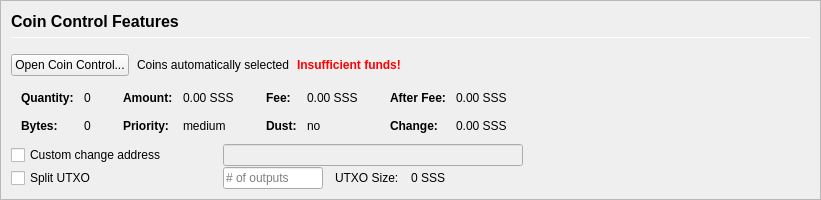
         <widget class="QFrame" name="frameCoinControl">
          <property name="sizePolicy">
           <sizepolicy hsizetype="Expanding" vsizetype="Expanding">
            <horstretch>0</horstretch>
            <verstretch>0</verstretch>
           </sizepolicy>
          </property>
          <property name="maximumSize">
           <size>
            <width>16777215</width>
            <height>16777215</height>
           </size>
          </property>
          <property name="frameShape">
           <enum>QFrame::StyledPanel</enum>
          </property>
          <property name="frameShadow">
           <enum>QFrame::Sunken</enum>
          </property>
          <layout class="QVBoxLayout" name="verticalLayoutCoinControl2">
           <property name="spacing">
            <number>0</number>
           </property>
           <property name="leftMargin">
            <number>0</number>
           </property>
           <property name="topMargin">
            <number>0</number>
           </property>
           <property name="rightMargin">
            <number>0</number>
           </property>
           <property name="bottomMargin">
            <number>0</number>
           </property>
           <item>
            <widget class="QFrame" name="frameCoinControl_BG">
             <layout class="QVBoxLayout" name="verticalLayoutCoinControl" stretch="0,0,0,0,0,0">
              <property name="spacing">
               <number>1</number>
              </property>
              <property name="leftMargin">
               <number>10</number>
              </property>
              <property name="topMargin">
               <number>10</number>
              </property>
              <item>
               <layout class="QHBoxLayout" name="horizontalLayoutCoinControl1">
                <property name="bottomMargin">
                 <number>15</number>
                </property>
                <item>
                 <layout class="QVBoxLayout" name="verticalLayout_3">
                  <property name="spacing">
                   <number>6</number>
                  </property>
                  <item>
                   <widget class="QLabel" name="labelCoinControlFeatures">
                    <property name="sizePolicy">
                     <sizepolicy hsizetype="Preferred" vsizetype="Maximum">
                      <horstretch>0</horstretch>
                      <verstretch>0</verstretch>
                     </sizepolicy>
                    </property>
                    <property name="minimumSize">
                     <size>
                      <width>0</width>
                      <height>20</height>
                     </size>
                    </property>
                    <property name="font">
                     <font>
                      <pointsize>12</pointsize>
                      <weight>75</weight>
                      <bold>true</bold>
                     </font>
                    </property>
                    <property name="styleSheet">
                     <string notr="true">font-weight:bold;</string>
                    </property>
                    <property name="text">
                     <string>Coin Control Features</string>
                    </property>
                   </widget>
                  </item>
                  <item>
                   <widget class="Line" name="line">
                    <property name="minimumSize">
                     <size>
                      <width>0</width>
                      <height>1</height>
                     </size>
                    </property>
                    <property name="maximumSize">
                     <size>
                      <width>16777215</width>
                      <height>1</height>
                     </size>
                    </property>
                    <property name="orientation">
                     <enum>Qt::Horizontal</enum>
                    </property>
                   </widget>
                  </item>
                 </layout>
                </item>
               </layout>
              </item>
              <item>
               <layout class="QHBoxLayout" name="horizontalLayoutCoinControl2" stretch="0,0,0,0">
                <property name="spacing">
                 <number>8</number>
                </property>
                <property name="bottomMargin">
                 <number>10</number>
                </property>
                <item>
                 <widget class="QPushButton" name="pushButtonCoinControl">
                  <property name="styleSheet">
                   <string notr="true"/>
                  </property>
                  <property name="text">
                   <string>Open Coin Control...</string>
                  </property>
                  <property name="autoDefault">
                   <bool>false</bool>
                  </property>
                 </widget>
                </item>
                <item>
                 <widget class="QLabel" name="labelCoinControlAutomaticallySelected">
                  <property name="text">
                   <string>Coins automatically selected</string>
                  </property>
                  <property name="margin">
                   <number>5</number>
                  </property>
                 </widget>
                </item>
                <item>
                 <widget class="QLabel" name="labelCoinControlInsuffFunds">
                  <property name="font">
                   <font>
                    <weight>75</weight>
                    <bold>true</bold>
                   </font>
                  </property>
                  <property name="styleSheet">
                   <string notr="true">color:red;font-weight:bold;</string>
                  </property>
                  <property name="text">
                   <string>Insufficient funds!</string>
                  </property>
                  <property name="margin">
                   <number>5</number>
                  </property>
                 </widget>
                </item>
                <item>
                 <spacer name="horizontalSpacerCoinControl">
                  <property name="orientation">
                   <enum>Qt::Horizontal</enum>
                  </property>
                  <property name="sizeHint" stdset="0">
                   <size>
                    <width>40</width>
                    <height>1</height>
                   </size>
                  </property>
                 </spacer>
                </item>
               </layout>
              </item>
              <item>
               <widget class="QWidget" name="widgetCoinControl" native="true">
                <property name="sizePolicy">
                 <sizepolicy hsizetype="Preferred" vsizetype="Preferred">
                  <horstretch>0</horstretch>
                  <verstretch>0</verstretch>
                 </sizepolicy>
                </property>
                <property name="minimumSize">
                 <size>
                  <width>0</width>
                  <height>0</height>
                 </size>
                </property>
                <property name="styleSheet">
                 <string notr="true"/>
                </property>
                <layout class="QHBoxLayout" name="horizontalLayoutCoinControl5">
                 <property name="leftMargin">
                  <number>0</number>
                 </property>
                 <property name="topMargin">
                  <number>0</number>
                 </property>
                 <property name="rightMargin">
                  <number>0</number>
                 </property>
                 <property name="bottomMargin">
                  <number>0</number>
                 </property>
                 <item>
                  <layout class="QHBoxLayout" name="horizontalLayoutCoinControl3" stretch="0,0,0,1">
                   <property name="spacing">
                    <number>20</number>
                   </property>
                   <property name="topMargin">
                    <number>0</number>
                   </property>
                   <property name="bottomMargin">
                    <number>10</number>
                   </property>
                   <item>
                    <layout class="QFormLayout" name="formLayoutCoinControl1">
                     <property name="horizontalSpacing">
                      <number>10</number>
                     </property>
                     <property name="verticalSpacing">
                      <number>14</number>
                     </property>
                     <property name="leftMargin">
                      <number>10</number>
                     </property>
                     <property name="topMargin">
                      <number>4</number>
                     </property>
                     <property name="rightMargin">
                      <number>6</number>
                     </property>
                     <item row="0" column="0">
                      <widget class="QLabel" name="labelCoinControlQuantityText">
                       <property name="font">
                        <font>
                         <weight>75</weight>
                         <bold>true</bold>
                        </font>
                       </property>
                       <property name="text">
                        <string>Quantity:</string>
                       </property>
                       <property name="margin">
                        <number>0</number>
                       </property>
                      </widget>
                     </item>
                     <item row="0" column="1">
                      <widget class="QLabel" name="labelCoinControlQuantity">
                       <property name="cursor">
                        <cursorShape>IBeamCursor</cursorShape>
                       </property>
                       <property name="contextMenuPolicy">
                        <enum>Qt::ActionsContextMenu</enum>
                       </property>
                       <property name="text">
                        <string notr="true">0</string>
                       </property>
                       <property name="margin">
                        <number>0</number>
                       </property>
                       <property name="textInteractionFlags">
                        <set>Qt::LinksAccessibleByMouse|Qt::TextSelectableByKeyboard|Qt::TextSelectableByMouse</set>
                       </property>
                      </widget>
                     </item>
                     <item row="1" column="0">
                      <widget class="QLabel" name="labelCoinControlBytesText">
                       <property name="font">
                        <font>
                         <weight>75</weight>
                         <bold>true</bold>
                        </font>
                       </property>
                       <property name="text">
                        <string>Bytes:</string>
                       </property>
                      </widget>
                     </item>
                     <item row="1" column="1">
                      <widget class="QLabel" name="labelCoinControlBytes">
                       <property name="cursor">
                        <cursorShape>IBeamCursor</cursorShape>
                       </property>
                       <property name="contextMenuPolicy">
                        <enum>Qt::ActionsContextMenu</enum>
                       </property>
                       <property name="text">
                        <string notr="true">0</string>
                       </property>
                       <property name="textInteractionFlags">
                        <set>Qt::LinksAccessibleByMouse|Qt::TextSelectableByKeyboard|Qt::TextSelectableByMouse</set>
                       </property>
                      </widget>
                     </item>
                    </layout>
                   </item>
                   <item>
                    <layout class="QFormLayout" name="formLayoutCoinControl2">
                     <property name="horizontalSpacing">
                      <number>10</number>
                     </property>
                     <property name="verticalSpacing">
                      <number>14</number>
                     </property>
                     <property name="leftMargin">
                      <number>6</number>
                     </property>
                     <property name="topMargin">
                      <number>4</number>
                     </property>
                     <property name="rightMargin">
                      <number>6</number>
                     </property>
                     <item row="0" column="0">
                      <widget class="QLabel" name="labelCoinControlAmountText">
                       <property name="font">
                        <font>
                         <weight>75</weight>
                         <bold>true</bold>
                        </font>
                       </property>
                       <property name="text">
                        <string>Amount:</string>
                       </property>
                       <property name="margin">
                        <number>0</number>
                       </property>
                      </widget>
                     </item>
                     <item row="0" column="1">
                      <widget class="QLabel" name="labelCoinControlAmount">
                       <property name="cursor">
                        <cursorShape>IBeamCursor</cursorShape>
                       </property>
                       <property name="contextMenuPolicy">
                        <enum>Qt::ActionsContextMenu</enum>
                       </property>
                       <property name="text">
                        <string notr="true">0.00 SSS</string>
                       </property>
                       <property name="textInteractionFlags">
                        <set>Qt::LinksAccessibleByMouse|Qt::TextSelectableByKeyboard|Qt::TextSelectableByMouse</set>
                       </property>
                      </widget>
                     </item>
                     <item row="1" column="0">
                      <widget class="QLabel" name="labelCoinControlPriorityText">
                       <property name="font">
                        <font>
                         <weight>75</weight>
                         <bold>true</bold>
                        </font>
                       </property>
                       <property name="text">
                        <string>Priority:</string>
                       </property>
                      </widget>
                     </item>
                     <item row="1" column="1">
                      <widget class="QLabel" name="labelCoinControlPriority">
                       <property name="cursor">
                        <cursorShape>IBeamCursor</cursorShape>
                       </property>
                       <property name="contextMenuPolicy">
                        <enum>Qt::ActionsContextMenu</enum>
                       </property>
                       <property name="text">
                        <string>medium</string>
                       </property>
                       <property name="textInteractionFlags">
                        <set>Qt::LinksAccessibleByMouse|Qt::TextSelectableByKeyboard|Qt::TextSelectableByMouse</set>
                       </property>
                      </widget>
                     </item>
                    </layout>
                   </item>
                   <item>
                    <layout class="QFormLayout" name="formLayoutCoinControl3">
                     <property name="horizontalSpacing">
                      <number>10</number>
                     </property>
                     <property name="verticalSpacing">
                      <number>14</number>
                     </property>
                     <property name="leftMargin">
                      <number>6</number>
                     </property>
                     <property name="topMargin">
                      <number>4</number>
                     </property>
                     <property name="rightMargin">
                      <number>6</number>
                     </property>
                     <item row="0" column="0">
                      <widget class="QLabel" name="labelCoinControlFeeText">
                       <property name="font">
                        <font>
                         <weight>75</weight>
                         <bold>true</bold>
                        </font>
                       </property>
                       <property name="text">
                        <string>Fee:</string>
                       </property>
                       <property name="margin">
                        <number>0</number>
                       </property>
                      </widget>
                     </item>
                     <item row="0" column="1">
                      <widget class="QLabel" name="labelCoinControlFee">
                       <property name="cursor">
                        <cursorShape>IBeamCursor</cursorShape>
                       </property>
                       <property name="contextMenuPolicy">
                        <enum>Qt::ActionsContextMenu</enum>
                       </property>
                       <property name="text">
                        <string notr="true">0.00 SSS</string>
                       </property>
                       <property name="textInteractionFlags">
                        <set>Qt::LinksAccessibleByMouse|Qt::TextSelectableByKeyboard|Qt::TextSelectableByMouse</set>
                       </property>
                      </widget>
                     </item>
                     <item row="1" column="0">
                      <widget class="QLabel" name="labelCoinControlLowOutputText">
                       <property name="font">
                        <font>
                         <weight>75</weight>
                         <bold>true</bold>
                        </font>
                       </property>
                       <property name="text">
                        <string>Dust:</string>
                       </property>
                      </widget>
                     </item>
                     <item row="1" column="1">
                      <widget class="QLabel" name="labelCoinControlLowOutput">
                       <property name="cursor">
                        <cursorShape>IBeamCursor</cursorShape>
                       </property>
                       <property name="contextMenuPolicy">
                        <enum>Qt::ActionsContextMenu</enum>
                       </property>
                       <property name="text">
                        <string>no</string>
                       </property>
                       <property name="textInteractionFlags">
                        <set>Qt::LinksAccessibleByMouse|Qt::TextSelectableByKeyboard|Qt::TextSelectableByMouse</set>
                       </property>
                      </widget>
                     </item>
                    </layout>
                   </item>
                   <item>
                    <layout class="QFormLayout" name="formLayoutCoinControl4">
                     <property name="horizontalSpacing">
                      <number>10</number>
                     </property>
                     <property name="verticalSpacing">
                      <number>14</number>
                     </property>
                     <property name="leftMargin">
                      <number>6</number>
                     </property>
                     <property name="topMargin">
                      <number>4</number>
                     </property>
                     <property name="rightMargin">
                      <number>6</number>
                     </property>
                     <item row="0" column="0">
                      <widget class="QLabel" name="labelCoinControlAfterFeeText">
                       <property name="font">
                        <font>
                         <weight>75</weight>
                         <bold>true</bold>
                        </font>
                       </property>
                       <property name="text">
                        <string>After Fee:</string>
                       </property>
                       <property name="margin">
                        <number>0</number>
                       </property>
                      </widget>
                     </item>
                     <item row="0" column="1">
                      <widget class="QLabel" name="labelCoinControlAfterFee">
                       <property name="cursor">
                        <cursorShape>IBeamCursor</cursorShape>
                       </property>
                       <property name="contextMenuPolicy">
                        <enum>Qt::ActionsContextMenu</enum>
                       </property>
                       <property name="text">
                        <string notr="true">0.00 SSS</string>
                       </property>
                       <property name="textInteractionFlags">
                        <set>Qt::LinksAccessibleByMouse|Qt::TextSelectableByKeyboard|Qt::TextSelectableByMouse</set>
                       </property>
                      </widget>
                     </item>
                     <item row="1" column="0">
                      <widget class="QLabel" name="labelCoinControlChangeText">
                       <property name="font">
                        <font>
                         <weight>75</weight>
                         <bold>true</bold>
                        </font>
                       </property>
                       <property name="text">
                        <string>Change:</string>
                       </property>
                      </widget>
                     </item>
                     <item row="1" column="1">
                      <widget class="QLabel" name="labelCoinControlChange">
                       <property name="cursor">
                        <cursorShape>IBeamCursor</cursorShape>
                       </property>
                       <property name="contextMenuPolicy">
                        <enum>Qt::ActionsContextMenu</enum>
                       </property>
                       <property name="text">
                        <string notr="true">0.00 SSS</string>
                       </property>
                       <property name="textInteractionFlags">
                        <set>Qt::LinksAccessibleByMouse|Qt::TextSelectableByKeyboard|Qt::TextSelectableByMouse</set>
                       </property>
                      </widget>
                     </item>
                    </layout>
                   </item>
                  </layout>
                 </item>
                </layout>
               </widget>
              </item>
              <item>
               <layout class="QHBoxLayout" name="horizontalLayoutCoinControl4">
                <property name="spacing">
                 <number>12</number>
                </property>
                <property name="sizeConstraint">
                 <enum>QLayout::SetDefaultConstraint</enum>
                </property>
                <property name="topMargin">
                 <number>0</number>
                </property>
                <property name="rightMargin">
                 <number>0</number>
                </property>
                <item>
                 <widget class="QCheckBox" name="checkBoxCoinControlChange">
                  <property name="sizePolicy">
                   <sizepolicy hsizetype="Preferred" vsizetype="Preferred">
                    <horstretch>0</horstretch>
                    <verstretch>0</verstretch>
                   </sizepolicy>
                  </property>
                  <property name="minimumSize">
                   <size>
                    <width>200</width>
                    <height>0</height>
                   </size>
                  </property>
                  <property name="maximumSize">
                   <size>
                    <width>200</width>
                    <height>16777215</height>
                   </size>
                  </property>
                  <property name="toolTip">
                   <string>If this is activated, but the change address is empty or invalid, change will be sent to a newly generated address.</string>
                  </property>
                  <property name="text">
                   <string>Custom change address</string>
                  </property>
                 </widget>
                </item>
                <item>
                 <widget class="QValidatedLineEdit" name="lineEditCoinControlChange">
                  <property name="enabled">
                   <bool>false</bool>
                  </property>
                  <property name="sizePolicy">
                   <sizepolicy hsizetype="Preferred" vsizetype="Preferred">
                    <horstretch>0</horstretch>
                    <verstretch>0</verstretch>
                   </sizepolicy>
                  </property>
                  <property name="minimumSize">
                   <size>
                    <width>300</width>
                    <height>0</height>
                   </size>
                  </property>
                 </widget>
                </item>
                <item>
                 <widget class="QLabel" name="labelCoinControlChangeLabel">
                  <property name="sizePolicy">
                   <sizepolicy hsizetype="Preferred" vsizetype="Preferred">
                    <horstretch>0</horstretch>
                    <verstretch>0</verstretch>
                   </sizepolicy>
                  </property>
                  <property name="minimumSize">
                   <size>
                    <width>100</width>
                    <height>0</height>
                   </size>
                  </property>
                  <property name="text">
                   <string/>
                  </property>
                  <property name="margin">
                   <number>3</number>
                  </property>
                 </widget>
                </item>
               </layout>
              </item>
              <item>
               <layout class="QHBoxLayout" name="horizontalLayoutCoinControl6">
                <property name="spacing">
                 <number>12</number>
                </property>
                <property name="rightMargin">
                 <number>0</number>
                </property>
                <item>
                 <widget class="QCheckBox" name="splitBlockCheckBox">
                  <property name="sizePolicy">
                   <sizepolicy hsizetype="Preferred" vsizetype="Preferred">
                    <horstretch>0</horstretch>
                    <verstretch>0</verstretch>
                   </sizepolicy>
                  </property>
                  <property name="minimumSize">
                   <size>
                    <width>200</width>
                    <height>0</height>
                   </size>
                  </property>
                  <property name="maximumSize">
                   <size>
                    <width>200</width>
                    <height>16777215</height>
                   </size>
                  </property>
                  <property name="text">
                   <string>Split UTXO</string>
                  </property>
                 </widget>
                </item>
                <item>
                 <widget class="QLineEdit" name="splitBlockLineEdit">
                  <property name="sizePolicy">
                   <sizepolicy hsizetype="Preferred" vsizetype="Preferred">
                    <horstretch>50</horstretch>
                    <verstretch>0</verstretch>
                   </sizepolicy>
                  </property>
                  <property name="minimumSize">
                   <size>
                    <width>100</width>
                    <height>0</height>
                   </size>
                  </property>
                  <property name="maximumSize">
                   <size>
                    <width>100</width>
                    <height>16777215</height>
                   </size>
                  </property>
                  <property name="placeholderText">
                   <string># of outputs</string>
                  </property>
                 </widget>
                </item>
                <item>
                 <widget class="QLabel" name="labelBlockSizeText">
                  <property name="text">
                   <string>UTXO Size:</string>
                  </property>
                 </widget>
                </item>
                <item>
                 <widget class="QLabel" name="labelBlockSize">
                  <property name="text">
                   <string>0 SSS</string>
                  </property>
                 </widget>
                </item>
                <item>
                 <spacer name="horizontalSpacer_7">
                  <property name="orientation">
                   <enum>Qt::Horizontal</enum>
                  </property>
                  <property name="sizeHint" stdset="0">
                   <size>
                    <width>40</width>
                    <height>20</height>
                   </size>
                  </property>
                 </spacer>
                </item>
               </layout>
              </item>
              <item>
               <spacer name="verticalSpacerCoinControl">
                <property name="orientation">
                 <enum>Qt::Vertical</enum>
                </property>
                <property name="sizeHint" stdset="0">
                 <size>
                  <width>800</width>
                  <height>1</height>
                 </size>
                </property>
               </spacer>
              </item>
             </layout>
            </widget>
           </item>
          </layout>
         </widget>
